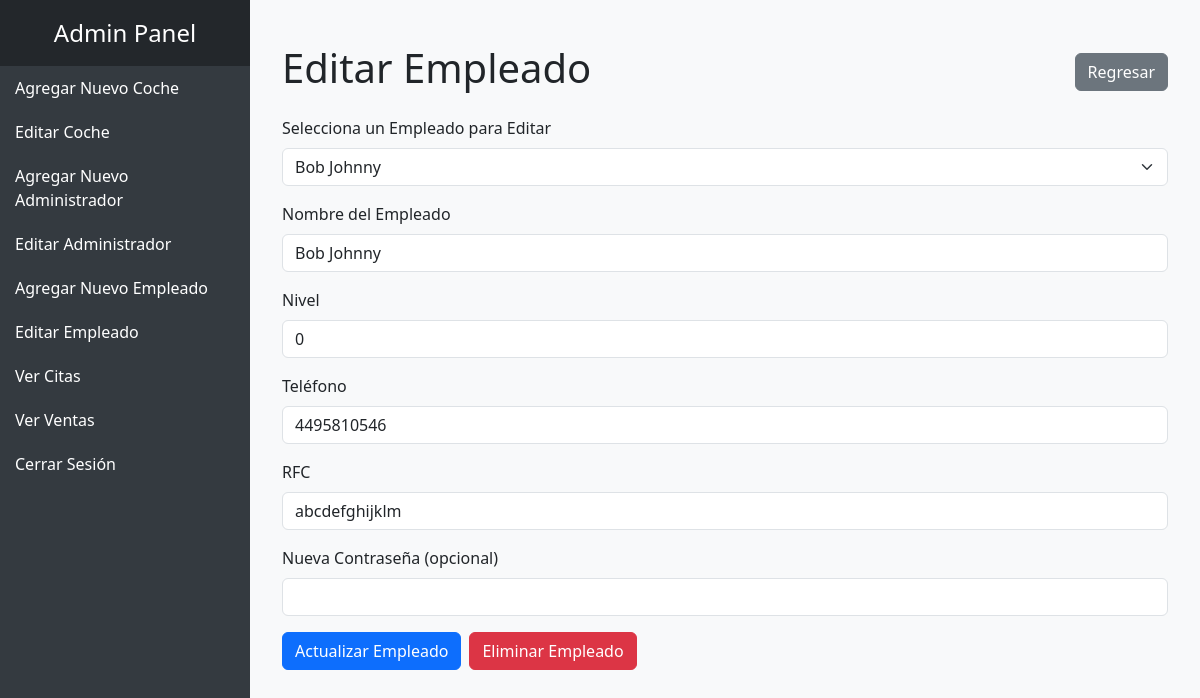
/admin/edit_employee.php?employee_id=1 (signed in), run on the app's committed database.
### tables this page shows
CREATE TABLE `employees` (
  `id` int(11) NOT NULL,
  `name` varchar(32) NOT NULL,
  `level` int(11) NOT NULL,
  `rfc` varchar(13) NOT NULL,
  `phone` bigint(20) NOT NULL,
  `password` varchar(255) NOT NULL,
  `deleted` int(11) NOT NULL
);

### admin/edit_employee.php (the view, shortened to what this page needs)
<?php
    $servername = "localhost";
    $username = "root";
    $password = "";
    $database = "agencia";
    $conn = new mysqli($servername, $username, $password, $database);
    $employees = $conn->query("SELECT id, name FROM employees WHERE deleted = 0");
    if ($_SERVER['REQUEST_METHOD'] == 'GET' && isset($_GET['employee_id'])) {
        $employee_id = intval($_GET['employee_id']);
        $employee = $conn->query("SELECT * FROM employees WHERE id = $employee_id")->fetch_assoc();
    }
?>
<!DOCTYPE html>
<html lang="es">
    <head>
        <link href="https://cdn.jsdelivr.net/npm/bootstrap@5.3.3/dist/css/bootstrap.min.css" rel="stylesheet">
    </head>
    <body>
        <?php include 'navbar.php'; ?>
        <div class="content">
            <div class="container mt-4">
                <div class="d-flex justify-content-between align-items-center mb-3">
                    <h1 class="text-center">Editar Empleado</h1>
                    <a href="admin_panel.php" class="btn btn-secondary">Regresar</a>
                </div>
                <form method="get" action="">
                    <div class="mb-3">
                        <label for="employee_id" class="form-label">Selecciona un Empleado para Editar</label>
                        <select name="employee_id" class="form-select" onchange="this.form.submit()" required>
                            <?php while ($row = $employees->fetch_assoc()): ?>
                                <option value="<?php echo $row['id']; ?>" <?php echo (isset($employee_id) && $employee_id == $row['id']) ? 'selected' : ''; ?>>
                                    <?php echo htmlspecialchars($row['name']); ?>
                                </option>
                            <?php endwhile; ?>
                        </select>
                    </div>
                </form>
                <?php if (isset($employee)): ?>
                    <form method="post" action="">
                        <div class="mb-3">
                            <label for="name" class="form-label">Nombre del Empleado</label>
                            <input type="text" class="form-control" name="name" value="<?php echo htmlspecialchars($employee['name']); ?>" required>
                        </div>
                        <div class="mb-3">
                            <label for="level" class="form-label">Nivel</label>
                            <input type="number" class="form-control" name="level" value="<?php echo htmlspecialchars($employee['level']); ?>" required>
                        </div>
                        <div class="mb-3">
                            <label for="phone" class="form-label">Teléfono</label>
                            <input type="text" class="form-control" name="phone" pattern="\d{1,20}" title="El número de teléfono debe tener hasta 20 dígitos" value="<?php echo htmlspecialchars($employee['phone']); ?>" required>
                        </div>
                        <div class="mb-3">
                            <label for="rfc" class="form-label">RFC</label>
                            <input type="text" class="form-control" name="rfc" maxlength="13" title="El RFC debe tener un máximo de 13 caracteres" value="<?php echo htmlspecialchars($employee['rfc']); ?>" required>
                        </div>
                        <div class="mb-3">
                            <label for="password" class="form-label">Nueva Contraseña (opcional)</label>
                            <input type="password" class="form-control" name="password">
                        </div>
                        <div class="d-flex gap-2">
                            <button type="submit" class="btn btn-primary">Actualizar Empleado</button>
                            <button type="submit" name="delete" class="btn btn-danger" onclick="return confirm('¿Estás seguro de que deseas eliminar este empleado?');">Eliminar Empleado</button>
                        </div>
                    </form>
                <?php endif; ?>
            </div>
        </div>
    </body>
</html>

### admin/navbar.php (style rules this page uses)
body { display: flex; margin: 0; background-color: #f8f9fa; }
.content { margin-left: 250px; flex-grow: 1; padding: 20px; }

### data on the page
employees: name "Bob Johnny", level "0", phone "4495810546", rfc "abcdefghijklm"

### other printed values
form field employee_id "Bob Johnny"
